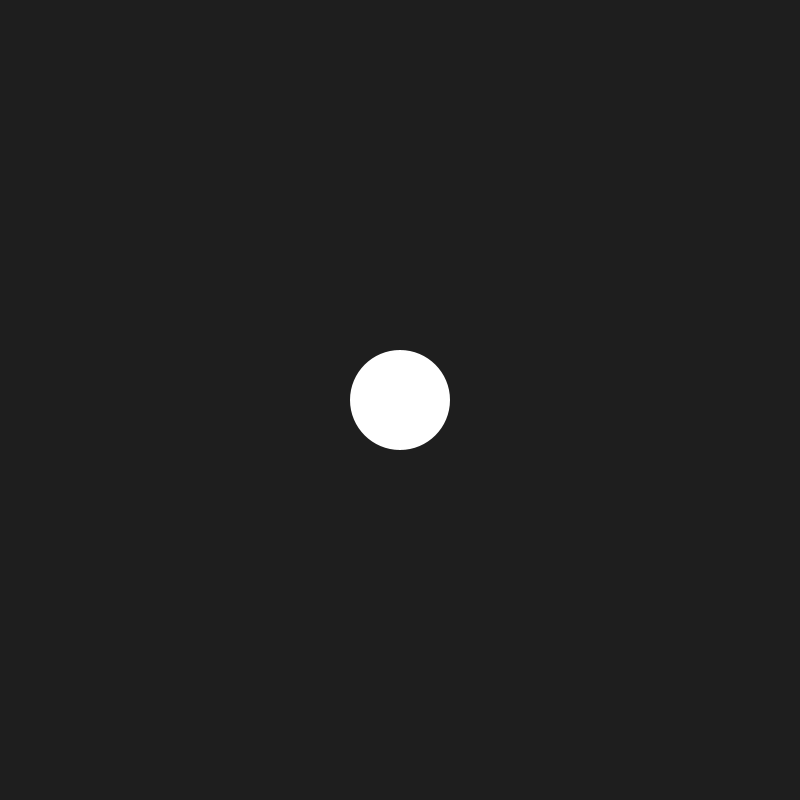
Frame 1 (no input)
Frame 60 (the mouse pressed at the canvas centre just before this capture): identical to frame 1, image omitted
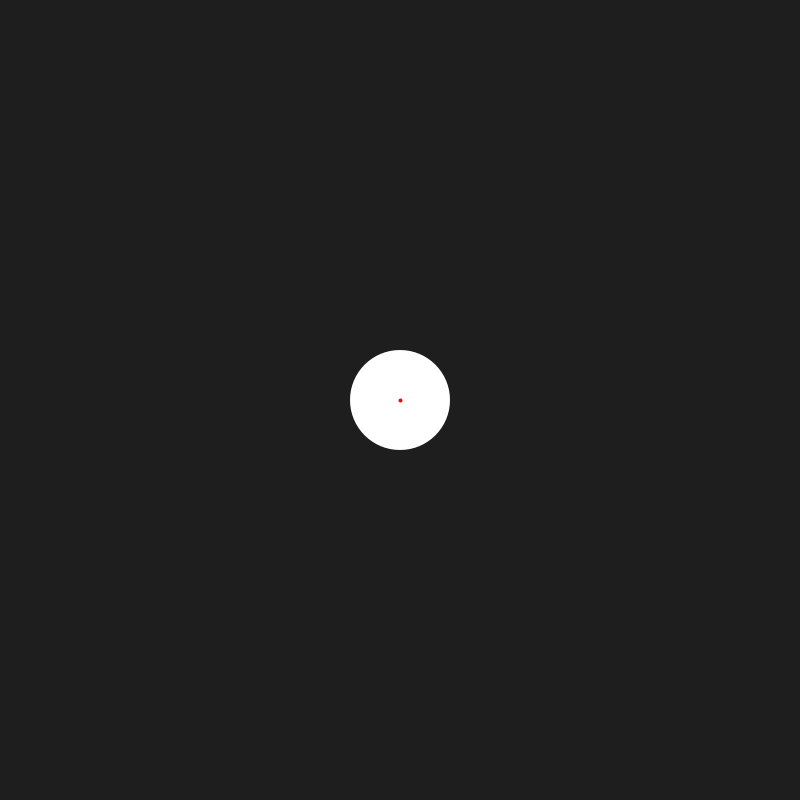
Frame 120 (the mouse held since frame 60 and released just before this capture)

The Processing sketch that drew these frames (run headless with seeded random() and noise(); from frame 60 on, the mouse is pressed at the canvas centre):

// Processing sketch: bouncing_ball
// ── bouncing_ball.pde

float ballSpeed = 0.01f;

PVector ballSize = new PVector(100, 100);
PVector ballPos = new PVector(400, 400);
PVector ballVel = new PVector(0, 0);

void setup() {
	size(800, 800);
}

void draw() {
	updateBall();

	background(30);
	noStroke();

	ellipse(ballPos.x, ballPos.y, ballSize.x, ballSize.y);

	if (mousePressed) {
		stroke(255, 0, 0);
		strokeWeight(4);
		line(ballPos.x, ballPos.y, mouseX, mouseY);
	}
}

void updateBall() {
	ballPos.add(ballVel);

	// Screen collision

	if (ballPos.x - ballSize.x / 2 < 0) {
		ballPos.x = ballSize.x / 2;
		ballVel.x = -ballVel.x;
	}
	
	if (ballPos.y - ballSize.y / 2 < 0) {
		ballPos.y = ballSize.y / 2;
		ballVel.y = -ballVel.y;
	}

	if (ballPos.x + ballSize.x / 2 > width) {
		ballPos.x = width - ballSize.x / 2;
		ballVel.x = -ballVel.x;
	}

	if (ballPos.y + ballSize.y / 2 > height) {
		ballPos.y = height - ballSize.y / 2;
		ballVel.y = -ballVel.y;
	}
}

void mouseReleased() {
	PVector circleToMouse = new PVector(mouseX, mouseY).sub(ballPos);
	
	ballPos = new PVector(mouseX, mouseY);
	ballVel.set(circleToMouse).mult(ballSpeed);
}
